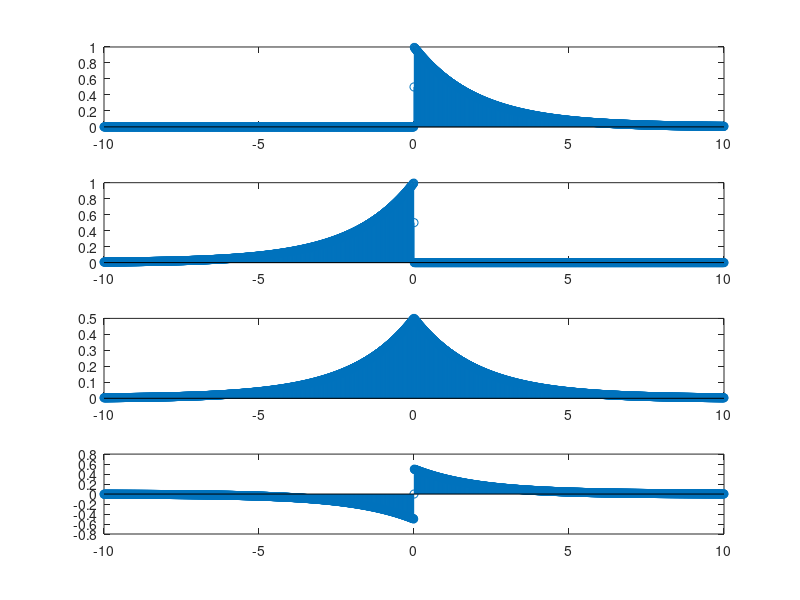

Write MATLAB code to recreate this figure.
close all;
clear all;
t = -10:.01:10;
%actual function
u = .5*sign(t)+.5;
x1 = exp(-.5*t).*u;
subplot(4,1,1);
stem(t,x1);
x2 = fliplr(x1);
subplot(4,1,2);
stem(t,x2);
%EVEN
x3 = .5*(x1+x2);
subplot(4,1,3);
stem(t,x3);
%odd
x4 = .5*(x1-x2);
subplot(4,1,4);
stem(t,x4);
